Frame 1 (no input): blank canvas, image omitted
Frame 60 (the mouse pressed at the canvas centre just before this capture): blank canvas, image omitted
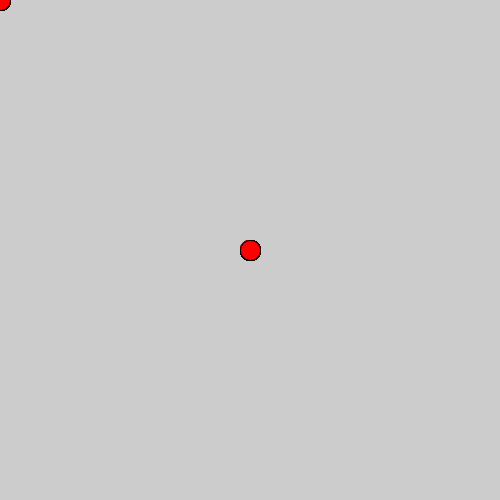
Frame 120 (the mouse held since frame 60 and released just before this capture)

The Processing sketch whose frames 1 and 60 were blank and that drew this single picture after the mouse press (run headless with seeded random() and noise(); from frame 60 on, the mouse is pressed at the canvas centre):

// Processing sketch: condicional_3
// ── condicional_3.pde
float r = 10;

void setup(){
  size(500,500);
  
}

void draw(){
  
  if(mouseX > width/2){
    r = 0;
  }else{
    r = 255;        
  }
  
  //else if();
        
  fill(r,0,0);
  ellipse(mouseX, mouseY, 20,20);
  
  
}
